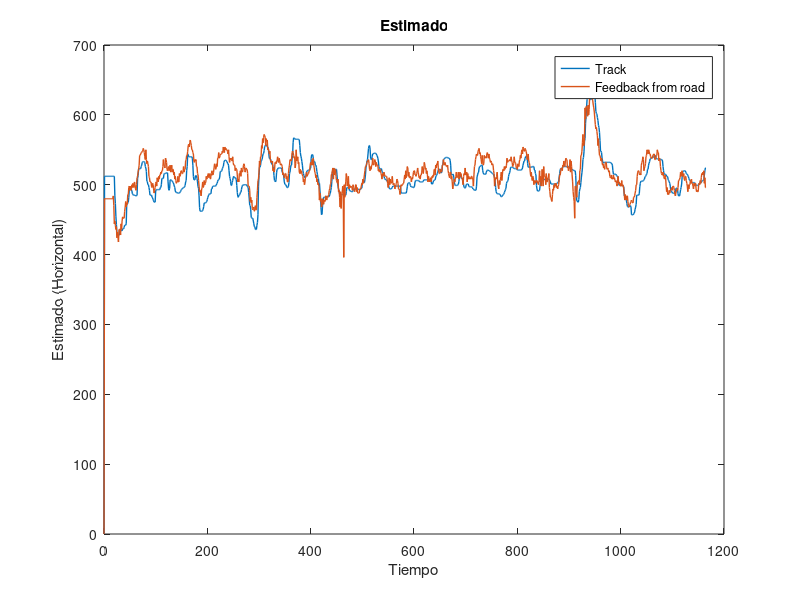
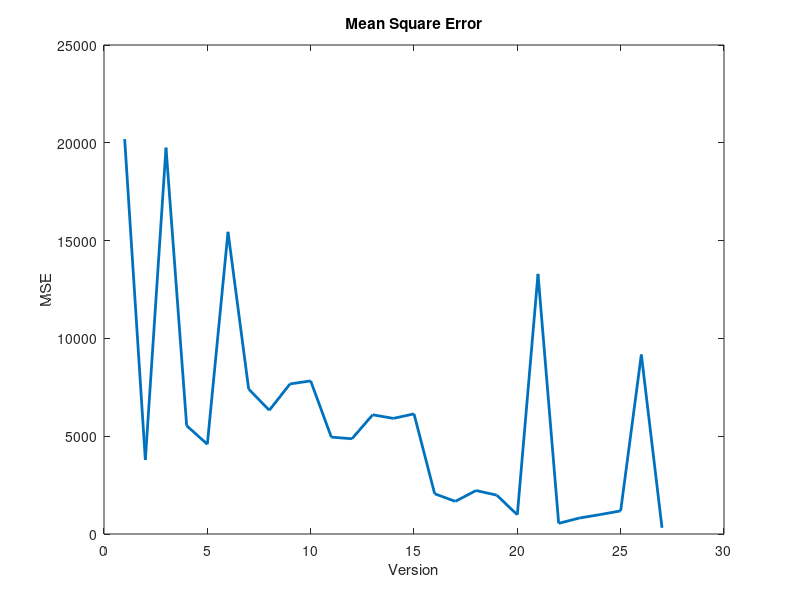

The MATLAB source for these figures, in order:
clc
clear
close all;

data = csvread('dataVP.csv');
index = data(:, 1);
track = data(:, 2);
temp = data(:, 3);
data(:, 3) = data(:,4);
data(:, 4) = temp;

% original candidates region

% center of mass
centerOfMass = data(:,4);
label{2} = "Center of mass";
% maximum datum
max = data(:,3);
label{1} = "Maximum";

% clean candidates region (inf, nan)

% center of mass
centerOfMass_clean = data(:, 5);
label(3) = "Clean region, CoM";
% maximum datum
max_clean = data(:, 6);
label(4) = "Clean region, Max";

% enlarged candidates region (from voter up)
%center of mass
centerOfMass_large = data(:,7);
label(5) = "Large region, CoM";
%maximum datum
max_large = data(:, 8);
label(6) = "Large region, Max";

%Using the maximum datum

%Angle weighting
angle_weight = data(:, 9);
label(7) = "Angle Weighting";

%Resizing the original image
resize_70 = data(:, 11); % 70%
label(8) = "70% size";
resize_60 = data(:, 12); % 60%
label(9) = "60% size";
resize_50 = data(:, 10); % 50%
label(10) = "50% size";
resize_40 = data(:, 13); % 40%
label(11) = "40% size";
resize_30 = data(:, 14); % 30%
label(12) = "30% size";

%changing confidence threshold from 0.5, with 40% size
confidence_4 = data(:, 15); % 0.4
label(13) = "Confidence 0.4";
confidence_3 = data(:, 16); % 0.3
label(14) = "Confidence 0.3";
confidence_2 = data(:, 17); % 0.2
label(15) = "Confidence 0.2";

%no confidence with all pixels voting at 50% size
no_confidence_50 = data(:, 18);
label(16) = "No Confidence";

%voted region is set higher
no_confidence_50_2 = data(:,19);
label(17) = "No confidence, high";
confidence_5_all_pixels = data(:,20);
label(18) = "Confidence 0.5, all pixels";

%Difference of Gaussians added before processing
dog_3_5 = data(:, 21);
label(19) = "Difference of Gaussians";

%Reorganized voting, 0.5 confidence, 50% scaling, all pixels
reorganized_voting = data(:, 22);
label(20) = "Reorganized voting";

%Frequency of filters 
freq_1 = data(:, 23);
label(21) = "Frequency 0.1";
freq_2 = data(:, 24);
label(22) = "Frequency 0.2";
freq_3 = data(:, 25);
label(23) = "Frequency 0.3";
freq_4 = data(:,26);
label(24) = "Frequency 0.4";
freq_5 = data(: , 27);
label(25) = "Frequency 0.5";
freq_6 = data(:, 28);
label(26) = "Frequency 0.6";

%%Use feedback from road
feedback = data(:,29);
label(27) = "Feedback from road";

%x = resize_40;

x = feedback;
y = reorganized_voting;
figure();

%while (1)
for i=3:29
  plot(index, track, "linewidth", 1, index, data(:,i), "linewidth", 1);
  legend("Track", label{i-2});
  title "Estimado"
  ylabel "Estimado (Horizontal)"
  xlabel "Tiempo"
  pause()
end
%endwhile

%plot(index,track,index, x, index, y);
%legend("Track", "X", "Y")
%plot(index, track, index, centerOfMass);

for i=1:27
  MSE(i) = sum(abs(track-data(:,i+2)).^2)/length(index); 
 
end
figure();

plot([1:27], MSE, "linewidth", 2);

title ("Mean Square Error")
xlabel ("Version")
ylabel ("MSE")
MSEx = sum(abs(track-x).^2)/length(index)
MSEy = sum(abs(track-y).^2)/length(index)

threshold = sum((10*ones(length(index),1)).^2)/length(index)


%csvwrite('track.txt', track);
